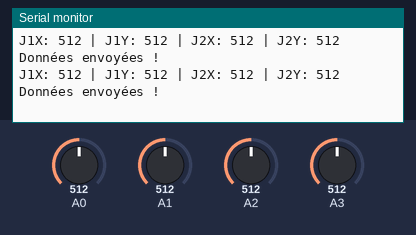
Simulated run of this sketch. Board: Arduino Nano, built with avr-gcc and run on an emulated ATmega328P. Shown: the last lines printed to the serial monitor. Inputs (shaded band) come from the test bench; at power-on: A0 = 512, A1 = 512, A2 = 512, A3 = 512. No radio packets arrive unless stated.

Above: at 1.2 s.
1.3 s: A0 set to 716
At 1.35 s:
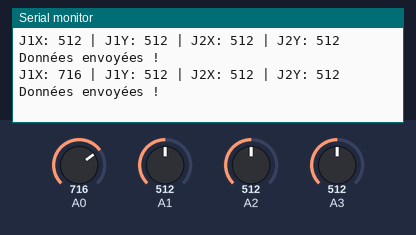
2.8 s: A1 set to 716
At 2.9 s:
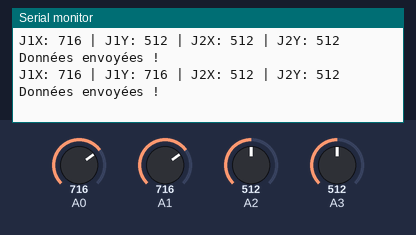
4.3 s: A2 set to 716
At 4.34 s:
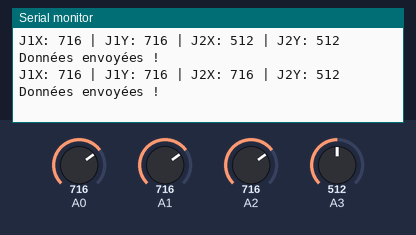
5.8 s: A3 set to 716
At 5.88 s:
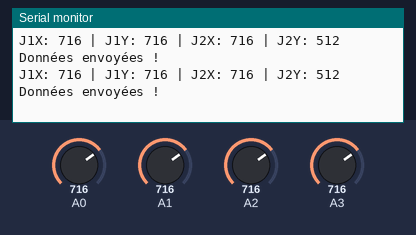
7.3 s: A0 set to 992
At 7.33 s:
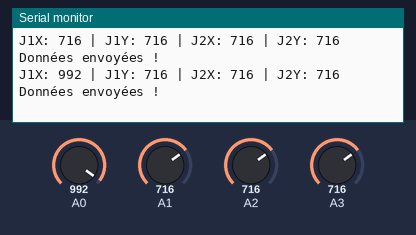
8.8 s: A1 set to 992
At 8.87 s:
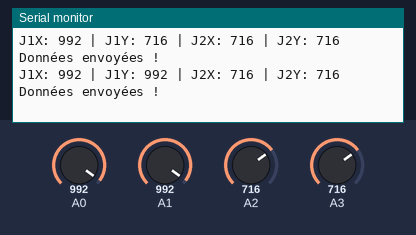
Timing chart, 0 to 11.3 s (numbered marks = the images above; inputs shaded):
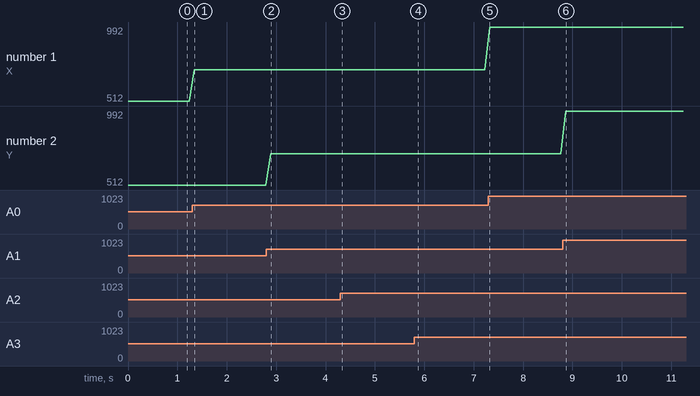

Measured:
- after the input at 1.3 s, the serial monitor: prints a new line after 0.05 s (image 1)
- after the input at 2.8 s, the serial monitor: prints a new line after 0.09 s (image 2)
- after the input at 4.3 s, the serial monitor: prints a new line at once (image 3)
- after the input at 7.3 s, the serial monitor: prints a new line at once (image 5)
- after the input at 8.8 s, the serial monitor: prints a new line after 0.07 s (image 6)
- plotted number 1: 512 → 716 after the input at 1.3 s, 716 → 992 after the input at 7.3 s

The sketch:

emetteur.ino
```cpp
#include <SPI.h>
#include <nRF24L01.h>
#include <RF24.h>

// Définition des broches pour le module nRF24L01 (adapté pour ESP32 )
#define CE_PIN 4
#define CSN_PIN 5

RF24 radio(CE_PIN, CSN_PIN);
// Adresse de communication
const byte adresse[6] = "00001";

// Structure contenant les valeurs des joysticks
struct Commande {
  int joystick1X;
  int joystick1Y;
  int joystick2X;
  int joystick2Y;
};

Commande commande;

void setup() {
  // Démarrer la communication série
  Serial.begin(115200);

  if (!radio.begin()) {
    Serial.println("Erreur : Module nRF24L01 non détecté !");
  } else {
    Serial.println("Module nRF24L01 initialisé ");
  }

  radio.openWritingPipe(adresse);
  radio.setPALevel(RF24_PA_MIN);
  radio.setDataRate(RF24_250KBPS);
  radio.setChannel(100);

  Serial.println(radio.isChipConnected() ? " Module détecté" : " Module non détecté !");

  radio.stopListening();
}

void loop() {
  // Lecture des joysticks (utilisation des broches analogiques du Nano)
  commande.joystick1X = analogRead(A0); // Axe X du premier joystick
  commande.joystick1Y = analogRead(A1); // Axe Y du premier joystick
  commande.joystick2X = analogRead(A2); // Axe X du second joystick
  commande.joystick2Y = analogRead(A3); // Axe Y du second joystick

  Serial.print("J1X: "); Serial.print(commande.joystick1X);
  Serial.print(" | J1Y: "); Serial.print(commande.joystick1Y);
  Serial.print(" | J2X: "); Serial.print(commande.joystick2X);
  Serial.print(" | J2Y: "); Serial.print(commande.joystick2Y);

  // Envoi des données prises de la commande via nRF24L01
  bool ok = radio.write(&commande, sizeof(commande));

  if (ok) {
    Serial.println(" Données envoyées !");
  } else {
    Serial.println(" Échec de l'envoi !");
  }

  delay(100);
}
```
